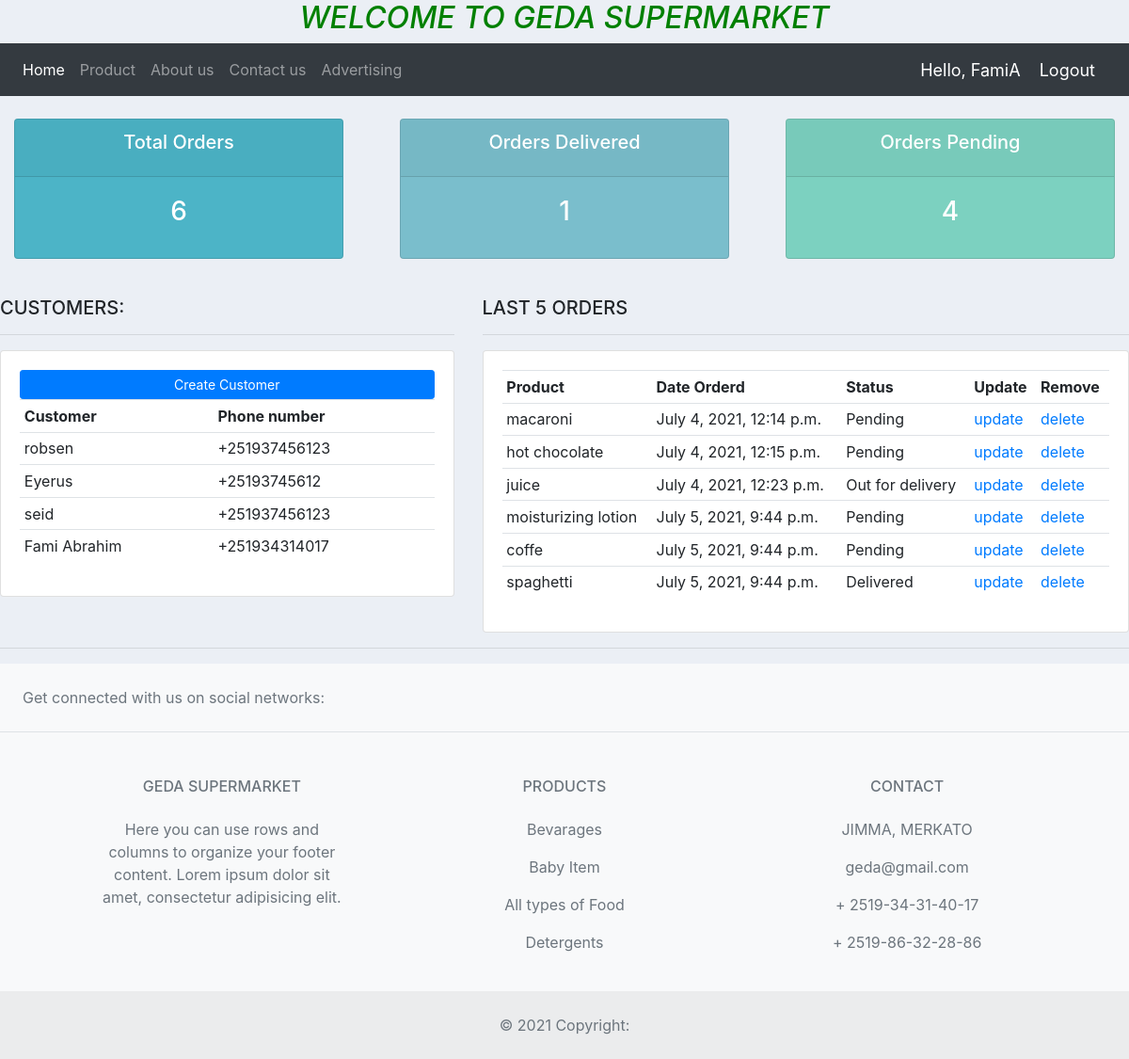
Page / (signed in) on the committed database.
### supermarket1/models.py (models this page shows, shortened)
class Customer(models.Model):
	user = models.OneToOneField(User, null=True, on_delete=models.CASCADE)
	name = models.CharField(max_length=200, null=True)
	phone = models.CharField(max_length=200, null=True)
	email = models.CharField(max_length=200, null=True)
	date_created = models.DateTimeField(auto_now_add=True, null=True)

class Order(models.Model):
	STATUS = (
			('Pending', 'Pending'),
			('Out for delivery', 'Out for delivery'),
			('Delivered', 'Delivered'),
			)
	customer = models.ForeignKey(Customer, null=True, on_delete=models.SET_NULL)
	Product = models.ForeignKey(Product, null=True, on_delete=models.SET_NULL)
	date_created = models.DateTimeField(auto_now_add=True, null=True)
	status = models.CharField(max_length=200, null=True, choices=STATUS)
	name = models.CharField(max_length=200, null=True)

class Product(models.Model):
	CATEGORY = (
			('Beverages', 'Beverages'),
			('Beer', ' Beer'),
				('Pasta/Rice', ' Pasta/Rice'),
					('Baking ', ' Baking '),
						('Baby Items ', ' Baby Items '),
			)
	name = models.CharField(max_length=200, null=True)
	price = models.FloatField(null=True)
	category = models.CharField(max_length=200, null=True, choices=CATEGORY)
	description = models.CharField(max_length=200, null=True)
	date_created = models.DateTimeField(auto_now_add=True, null=True)
	def __str__(self):
		return self.name

### supermarket1/decorators.py (the view)
	def wrapper_function(request, *args, **kwargs):
		group = None
		if request.user.groups.exists():
			group = request.user.groups.all()[0].name
		if group == 'customer':
			return redirect('user-page')
		if group == 'admin':
			return view_func(request, *args, **kwargs)

### supermarket1/views.py (called while the page is built)
@login_required(login_url='login')
@admin_only
def home(request):
	orders = Order.objects.all()
	customers = Customer.objects.all()
	total_customers=customers.count()
	total_orders= orders.count()
	delivered = orders.filter(status='Delivered').count()
	pending= orders.filter(status='Pending').count()
	context ={'orders':orders, 'customers':customers,'total_orders':total_orders, 'delivered':delivered,'pending':pending }
	return render(request,'geda/dashboard.html',context)

### supermarket1/templates/geda/dashboard.html (shortened to what this page needs)
{% extends 'geda/main.html'%}
{%block content%}
{% include 'geda/status.html' %}
<br>
<div class="row">
	<div class="col-md-5">
		<h5>CUSTOMERS:</h5>
		<hr>
		<div class="card card-body">
			<a class="btn btn-primary  btn-sm btn-block" href="">Create Customer</a>
			<table class="table table-sm">
				<tr>
					<th>Customer</th>
					<th>Phone number</th>
				</tr>
                      {%  for customer in customers %}
                       <tr>
                       	<td>{{customer.name}}</td>
                       	<td>{{customer.phone}}</td>
                       </tr>
                       {% endfor %}
                 </table>
		</div>
	</div>
	<div class="col-md-7">
		<h5>LAST 5 ORDERS</h5>
		<hr>
		<div class="card card-body">
			<table class="table table-sm">
				<tr>
					<th>Product</th>
					<th>Date Orderd</th>
					<th>Status</th>
					<th>Update</th>
					<th>Remove</th>
				</tr>
				{% for order in orders %}
                    <tr>
                 	<td>{{order.Product}}</td>
                 	<td>{{order.date_created}}</td>
                 	<td>{{order.status}}</td>
                 	<td><a href="{% url 'update_order' order.id %}">update</a></td>
                 	<td><a href="{% url 'delete_order' order.id %}">delete</a></td>
                 </tr>
				{%   endfor  %}
			</table>
		</div>
	</div>
</div>
{% endblock%}

### supermarket1/templates/geda/main.html (shortened to what this page needs)
{% load static %}
<!DOCTYPE html>
<html>
<head>
	 <link rel="stylesheet" href="https://stackpath.bootstrapcdn.com/bootstrap/4.3.1/css/bootstrap.min.css">
<link rel="stylesheet" type="text/css" href="{% static '/css/main.css' %}">
</head>
<body>
{% include 'geda/navbar.html' %}
{%block content%}
{%endblock%}
<hr>
        <footer class="text-center text-lg-start bg-light text-muted">
            <section
              class="d-flex justify-content-center justify-content-lg-between p-4 border-bottom"
            >
              <div class="me-5 d-none d-lg-block">
                <span>Get connected with us on social networks:</span>
              </div>
            </section>
            <section class="">
              <div class="container text-center text-md-start mt-5">
                <div class="row mt-3">
                  <div class="col-md-3 col-lg-4 col-xl-3 mx-auto mb-4">
                    <h6 class="text-uppercase fw-bold mb-4">
                      Geda supermarket
                    </h6>
                    <p>
                      Here you can use rows and columns to organize your footer content. Lorem ipsum
                      dolor sit amet, consectetur adipisicing elit.
                    </p>
                  </div>
                  <div class="col-md-2 col-lg-2 col-xl-2 mx-auto mb-4">
                    <h6 class="text-uppercase fw-bold mb-4">
                      Products
                    </h6>
                    <p>
                      <a href="#!" class="text-reset">Bevarages</a>
                    </p>
                    <p>
                      <a href="#!" class="text-reset">Baby Item</a>
                    </p>
                    <p>
                      <a href="#!" class="text-reset">All types of Food</a>
                    </p>
                    <p>
                      <a href="#!" class="text-reset">Detergents</a>
                    </p>
                  </div>
                  <div class="col-md-4 col-lg-3 col-xl-3 mx-auto mb-md-0 mb-4">
                    <h6 class="text-uppercase fw-bold mb-4">
                      Contact
                    </h6>
                    <p> JIMMA, MERKATO</p>
                    <p>
                      geda@gmail.com
                    </p>
                    <p> + 2519-34-31-40-17 </p>
                    <p> + 2519-86-32-28-86</p>
                  </div>
                </div>
              </div>
            </section>
            <div class="text-center p-4" style="background-color: rgba(0, 0, 0, 0.05);">
              © 2021 Copyright:
            </div>
          </footer>
</body>
</html>

### supermarket1/templates/geda/navbar.html (shortened to what this page needs)
{% load static %}
<header >
  <h2 style="color:green;text-align: center;te"><i>WELCOME TO GEDA SUPERMARKET</i></h2>
</header>
<nav class="navbar navbar-expand-lg navbar-dark bg-dark">
  <div class="collapse navbar-collapse" id="navbarSupportedContent">
    <ul class="navbar-nav mr-auto">
      <li class="nav-item active">
        <a class="nav-link" href="{% url 'home' %}">Home</a>
      </li>
      <li class="nav-item">
        <a class="nav-link" href="/product/">Product</a>
      </li>
      <li class="nav-item">
        <a class="nav-link" href="/about/">About us</a>
      </li>
      <li class="nav-item">
        <a class="nav-link" href="/contact/">Contact us</a>
      </li>
  <li class="nav-item">
        <a class="nav-link" href="/advertise/">Advertising</a>
      </li>
    </ul>
  </div>
  <span class="hello-msg" >Hello,  {{request.user}}</span>
  <span ><a  class="hello-msg" href="{% url 'logout' %}">Logout</a></span>
</nav>

### supermarket1/templates/geda/status.html
<br>
<div class="row">
	<div class="col">
		<div class="col-md">
			<div class="card text-center text-white  mb-3" id="total-orders">
			  	<div class="card-header">
			  		<h5 class="card-title">Total Orders</h5>
			  	</div>
			  	<div class="card-body">
			    	<h3 class="card-title">{{total_orders}}</h3>
			  	</div>
			</div>
		</div>
	</div>
	<div class="col">
		<div class="col-md">
			<div class="card text-center text-white  mb-3" id="orders-delivered">
			  	<div class="card-header">
			  		<h5 class="card-title">Orders Delivered</h5>
			  	</div>
			  	<div class="card-body">
			    	<h3 class="card-title">{{delivered}}</h3>
			  	</div>
			</div>
		</div>
	</div>
	<div class="col">
		<div class="col-md">
			<div class="card text-center text-white  mb-3" id="orders-pending">
			  	<div class="card-header">
			  		<h5 class="card-title">Orders Pending</h5>
			  	</div>
			  	<div class="card-body">
			    	<h3 class="card-title">{{pending}}</h3>
			  	</div>
			</div>
		</div>
	</div>
</div>

### static/css/main.css (style rules this page uses)
body { background-color: #ebeff5; }
#total-orders { background-color: #4cb4c7; }
#orders-delivered { background-color: #7abecc; }
#orders-pending { background-color: #7CD1C0; }

### supermarket1/templates/geda/navbar.html (style rules this page uses)
.hello-msg { font-size: 18px; color: #fff; margin-right: 20px; }

### rows in the picture
Customer: name "robsen", phone "+251937456123"
Customer: name "Eyerus", phone "+25193745612"
Customer: name "seid", phone "+251937456123"
Customer: name "Fami Abrahim", phone "+251934314017"
Order: Product "macaroni", date_created "July 4, 2021, 12:14 p.m.", status "Pending"
Order: Product "hot chocolate", date_created "July 4, 2021, 12:15 p.m.", status "Pending"
Order: Product "juice", date_created "July 4, 2021, 12:23 p.m.", status "Out for delivery"
Order: Product "moisturizing lotion", date_created "July 5, 2021, 9:44 p.m.", status "Pending"
Order: Product "coffe", date_created "July 5, 2021, 9:44 p.m.", status "Pending"
Order: Product "spaghetti", date_created "July 5, 2021, 9:44 p.m.", status "Delivered"

### other values in the picture
{{ request.user }} "FamiA"
{{ total_orders }} "6"
{{ delivered }} "1"
{{ pending }} "4"
